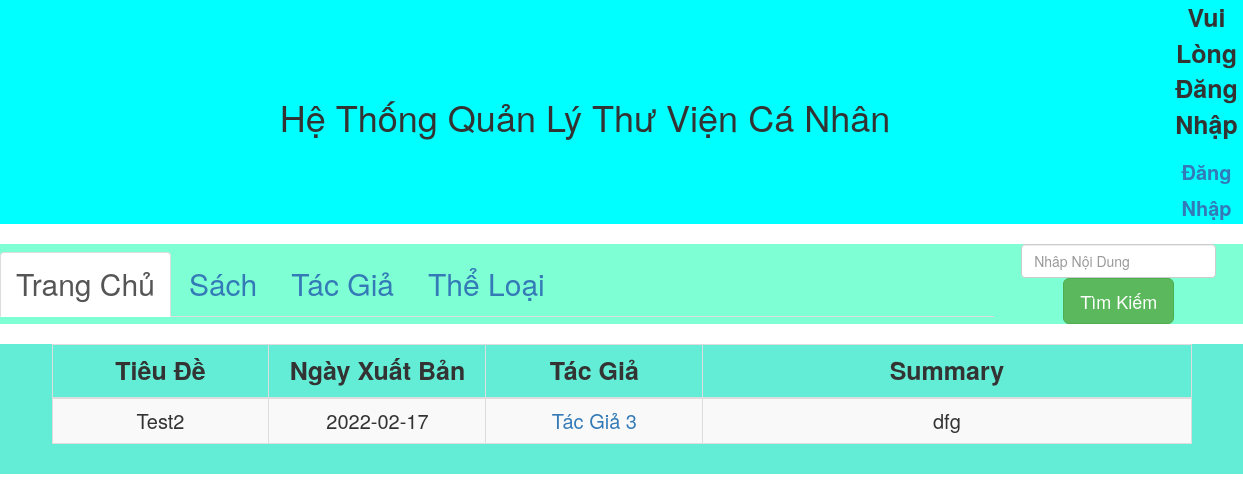
The page /book/8/bookdetail on the database its author committed.
### catalog/models.py (models this page shows)
class Book(models.Model):
    id = models.AutoField(primary_key=True)
    title = models.CharField(max_length=32)
    publish_date = models.DateField()
    authors = models.ManyToManyField("Author")
    summary = models.CharField(max_length=500, blank=True)
    categorys = models.ManyToManyField("Category")

class Author(models.Model):
    id = models.AutoField(primary_key=True)
    name = models.CharField(max_length=32)

### catalog/views.py (the view)
# urls.py: path('book/<id>/bookdetail', views.bookdetail),
def bookdetail(request, id):
    book_obj = models.Book.objects.filter(pk=id).first()
    return render(request, "book/bookdetail.html", {"book_obj": book_obj})

### templates/book/bookdetail.html (shortened to what this page needs)
{% extends "base.html" %}
{% block content %}
<div class="container">
    <table class="table table-striped table-hover table-bordered">
        <thead>
            <tr>
                <th Style="width:200px">Tiêu Đề</th>
                <th Style="width:200px">Ngày Xuất Bản</th>
                <th Style="width:200px">Tác Giả</th>
                <th Style="width:450px">Summary</th>
            </tr>
        </thead>
        <tbody>
            <tr>
                <td>{{ book_obj.title }}</td>
                <td>{{ book_obj.publish_date|date:'Y-m-d' }}</td>
                <td>{% for author in book_obj.authors.all %}
                    {% if forloop.last %}
                    <a href="/author_book/{{ author.pk }}">{{ author.name }}</a>
                    {% else %}
                    <a href="/author_book/{{ author.pk }}">{{ author.name }}</a>
                    {% endif %}
                    {% endfor %}
                </td>
                <td>{{ book_obj.summary }}</td>
            </tr>
        </tbody>
    </table>
</div>
{% endblock %}

### rows shown on the page
Book: title "Test2", publish_date "2022-02-17", summary "dfg"
Author: name "Tác Giả 3"
